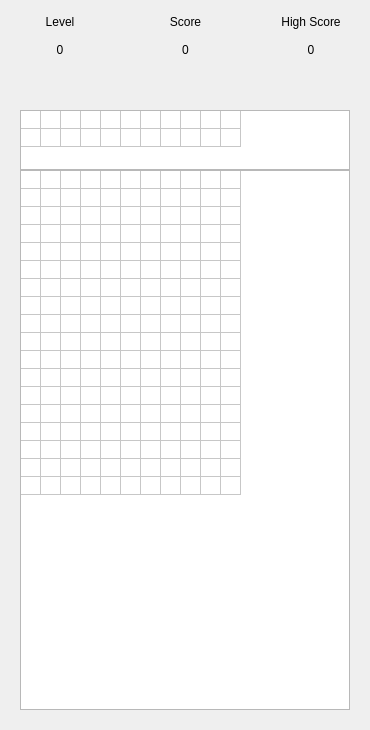
<?xml version="1.0" encoding="UTF-8"?>
<ui version="4.0">
 <class>MainWindow</class>
 <widget class="QMainWindow" name="MainWindow">
  <property name="enabled">
   <bool>true</bool>
  </property>
  <property name="geometry">
   <rect>
    <x>0</x>
    <y>0</y>
    <width>370</width>
    <height>730</height>
   </rect>
  </property>
  <property name="sizePolicy">
   <sizepolicy hsizetype="Fixed" vsizetype="Fixed">
    <horstretch>0</horstretch>
    <verstretch>0</verstretch>
   </sizepolicy>
  </property>
  <property name="minimumSize">
   <size>
    <width>370</width>
    <height>730</height>
   </size>
  </property>
  <property name="maximumSize">
   <size>
    <width>370</width>
    <height>730</height>
   </size>
  </property>
  <property name="windowTitle">
   <string>Quadris</string>
  </property>
  <widget class="QWidget" name="centralwidget">
   <property name="sizePolicy">
    <sizepolicy hsizetype="Fixed" vsizetype="Fixed">
     <horstretch>0</horstretch>
     <verstretch>0</verstretch>
    </sizepolicy>
   </property>
   <property name="minimumSize">
    <size>
     <width>370</width>
     <height>730</height>
    </size>
   </property>
   <property name="maximumSize">
    <size>
     <width>370</width>
     <height>730</height>
    </size>
   </property>
   <widget class="QWidget" name="layoutWidget">
    <property name="geometry">
     <rect>
      <x>0</x>
      <y>0</y>
      <width>371</width>
      <height>71</height>
     </rect>
    </property>
    <layout class="QHBoxLayout" name="statusTextLayout">
     <property name="topMargin">
      <number>10</number>
     </property>
     <property name="bottomMargin">
      <number>10</number>
     </property>
     <item>
      <layout class="QVBoxLayout" name="levelLayout">
       <item>
        <widget class="QLabel" name="LevelLabel">
         <property name="text">
          <string>Level</string>
         </property>
         <property name="alignment">
          <set>Qt::AlignCenter</set>
         </property>
        </widget>
       </item>
       <item>
        <widget class="QLabel" name="LevelValue">
         <property name="text">
          <string>0</string>
         </property>
         <property name="alignment">
          <set>Qt::AlignCenter</set>
         </property>
        </widget>
       </item>
      </layout>
     </item>
     <item>
      <layout class="QVBoxLayout" name="scoreLayout">
       <item>
        <widget class="QLabel" name="ScoreLabel">
         <property name="text">
          <string>Score</string>
         </property>
         <property name="alignment">
          <set>Qt::AlignCenter</set>
         </property>
        </widget>
       </item>
       <item>
        <widget class="QLabel" name="ScoreValue">
         <property name="text">
          <string>0</string>
         </property>
         <property name="alignment">
          <set>Qt::AlignCenter</set>
         </property>
        </widget>
       </item>
      </layout>
     </item>
     <item>
      <layout class="QVBoxLayout" name="hiScoreLayout">
       <item>
        <widget class="QLabel" name="HiScoreLabel">
         <property name="text">
          <string>High Score</string>
         </property>
         <property name="alignment">
          <set>Qt::AlignCenter</set>
         </property>
        </widget>
       </item>
       <item>
        <widget class="QLabel" name="HiScoreValue">
         <property name="text">
          <string>0</string>
         </property>
         <property name="alignment">
          <set>Qt::AlignCenter</set>
         </property>
        </widget>
       </item>
      </layout>
     </item>
    </layout>
   </widget>
   <widget class="QTableWidget" name="nextBlockTable">
    <property name="geometry">
     <rect>
      <x>20</x>
      <y>110</y>
      <width>330</width>
      <height>60</height>
     </rect>
    </property>
    <property name="autoScrollMargin">
     <number>0</number>
    </property>
    <property name="editTriggers">
     <set>QAbstractItemView::NoEditTriggers</set>
    </property>
    <property name="rowCount">
     <number>2</number>
    </property>
    <property name="columnCount">
     <number>11</number>
    </property>
    <attribute name="horizontalHeaderVisible">
     <bool>false</bool>
    </attribute>
    <attribute name="horizontalHeaderMinimumSectionSize">
     <number>0</number>
    </attribute>
    <attribute name="horizontalHeaderDefaultSectionSize">
     <number>0</number>
    </attribute>
    <attribute name="horizontalHeaderHighlightSections">
     <bool>false</bool>
    </attribute>
    <attribute name="verticalHeaderVisible">
     <bool>false</bool>
    </attribute>
    <attribute name="verticalHeaderMinimumSectionSize">
     <number>0</number>
    </attribute>
    <attribute name="verticalHeaderDefaultSectionSize">
     <number>0</number>
    </attribute>
    <attribute name="verticalHeaderHighlightSections">
     <bool>false</bool>
    </attribute>
    <row/>
    <row/>
    <column/>
    <column/>
    <column/>
    <column/>
    <column/>
    <column/>
    <column/>
    <column/>
    <column/>
    <column/>
    <column/>
   </widget>
   <widget class="QTableWidget" name="gameBoard">
    <property name="enabled">
     <bool>true</bool>
    </property>
    <property name="geometry">
     <rect>
      <x>20</x>
      <y>170</y>
      <width>330</width>
      <height>540</height>
     </rect>
    </property>
    <property name="verticalScrollBarPolicy">
     <enum>Qt::ScrollBarAlwaysOff</enum>
    </property>
    <property name="horizontalScrollBarPolicy">
     <enum>Qt::ScrollBarAlwaysOff</enum>
    </property>
    <property name="sizeAdjustPolicy">
     <enum>QAbstractScrollArea::AdjustIgnored</enum>
    </property>
    <property name="autoScrollMargin">
     <number>0</number>
    </property>
    <property name="editTriggers">
     <set>QAbstractItemView::NoEditTriggers</set>
    </property>
    <property name="rowCount">
     <number>18</number>
    </property>
    <property name="columnCount">
     <number>11</number>
    </property>
    <attribute name="horizontalHeaderVisible">
     <bool>false</bool>
    </attribute>
    <attribute name="horizontalHeaderMinimumSectionSize">
     <number>0</number>
    </attribute>
    <attribute name="horizontalHeaderDefaultSectionSize">
     <number>0</number>
    </attribute>
    <attribute name="horizontalHeaderStretchLastSection">
     <bool>false</bool>
    </attribute>
    <attribute name="verticalHeaderVisible">
     <bool>false</bool>
    </attribute>
    <attribute name="verticalHeaderMinimumSectionSize">
     <number>0</number>
    </attribute>
    <attribute name="verticalHeaderDefaultSectionSize">
     <number>0</number>
    </attribute>
    <attribute name="verticalHeaderStretchLastSection">
     <bool>false</bool>
    </attribute>
    <row/>
    <row/>
    <row/>
    <row/>
    <row/>
    <row/>
    <row/>
    <row/>
    <row/>
    <row/>
    <row/>
    <row/>
    <row/>
    <row/>
    <row/>
    <row/>
    <row/>
    <row/>
    <column/>
    <column/>
    <column/>
    <column/>
    <column/>
    <column/>
    <column/>
    <column/>
    <column/>
    <column/>
    <column/>
   </widget>
  </widget>
 </widget>
 <resources/>
 <connections/>
</ui>
